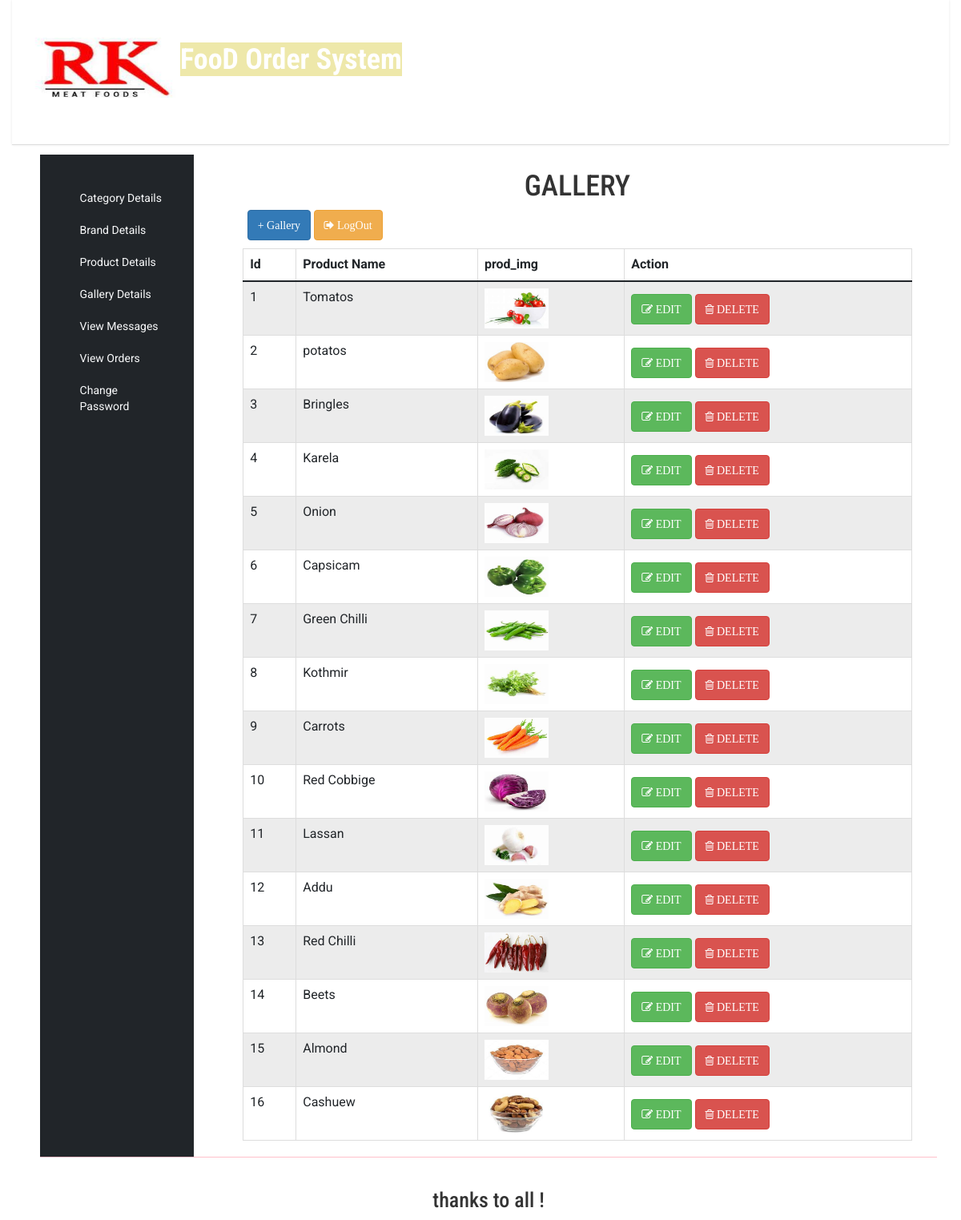
Screenshot of /Admin/gallery.php with the database file from the repository.
### tables this page shows
CREATE TABLE `gallery` (
  `g_id` int(20) NOT NULL,
  `gname` varchar(30) NOT NULL,
  `prod_img` varchar(30) NOT NULL
);

### Admin/gallery.php (the view, shortened to what this page needs)
<html>
<head>
	<link rel="stylesheet" type="text/css" href="bootstrap/css/bootstrap.min.css">
	<link rel="stylesheet" type="text/css" href="bootstrap/css/bootstrap.min.css">
	 <link rel="stylesheet" href="../plugins/bootstrap/bootstrap.min.css">
        <link rel="stylesheet" href="../plugins/ionicons/ionicons.min.css">
        <link rel="stylesheet" href="../plugins/animate-css/animate.css">
        <link rel="stylesheet" href="../plugins/slider/slider.css">
        <link rel="stylesheet" href="../plugins/owl-carousel/owl.carousel.css">
        <link rel="stylesheet" href="../plugins/owl-carousel/owl.theme.css">
        <link rel="stylesheet" href="../plugins/facncybox/jquery.fancybox.css">
        <link rel="stylesheet" href="../css/style.css">
        <link rel="stylesheet" href="../assets/css/font-awesome.min.css">
</head>
<body>
	<div class="container-fluid">
			<?php include('header.php');
		include ('sidebar.php');
		?>
	<div class="col-md-10">
		<div class="container-fluid">
	<h1 class=" text-center">GALLERY</h1>
	<div class="row">
		<div class="col-md-10" style="margin-left:30px;">&nbsp;
			<td style="padding-top:15px;"><a style="" href="addgallery.php" class="btn btn-primary"><span style="padding-top:5px; padding-bottom: 5px;" class="glyphicon glyphicon-plus">&nbsp;Gallery</span></a>
			<a href="../index.php" class=" btn btn-warning"><span style="padding-top:5px; padding-bottom: 5px;"class="fa fa-sign-out">&nbsp;LogOut</span></a></td>
		</div>
		</div>
	</div>
	<div style="margin-top:10px;">
		<table align="center" class="table table-striped table-bordered"id="example" class="display" style="width:90%;">
			<thead>
				<th>Id</th>
				<th>Product Name</th>
				<th>prod_img</th>
				<th>Action</th>
			</thead>
			<tbody>
				<?php
					include('database.php');
					$qry = "select * from gallery order by g_id asc";
					$result = mysqli_query($con,$qry);
					if($result)
					{
						while($row = mysqli_fetch_array($result))
						{
							echo "<tr>";
							echo "<td>".$row['g_id']."</td>";
							echo "<td>".$row['gname']."</td>";
							echo "<td><img src='upload/".$row['prod_img']."' width='80px' height='50px'></td>";
?>
							<td style="padding-top:15px;"><a style="" href="editgallery.php?g_id=<?php echo $row['g_id'];?>" class="btn btn-success" onClick="return confirm('Are you sure you want to Update?')"><span style="padding-top:5px; padding-bottom: 5px;" class="fa fa-pencil-square-o">&nbsp;EDIT</span></a>
							<a href="deletegallery.php?g_id=<?php echo $row['g_id'];?>" class="btn btn-danger" onClick="return confirm('Are you sure you want to delete?')"><span style="padding-top:5px; padding-bottom: 5px;"class="fa fa-trash-o">&nbsp;DELETE</span></a></td>
								  <?php
							echo "</tr>";
					}
				}
				else
				{
					echo mysqli_error($con);
				}
			?>
			</tbody>
		</table>
	</div>
</div>
<div class="row">
	<div class="col-md-12">
		<?php include('footer.php'); ?>
	</div>
</div>	</body>
</html>

### css/style.css (style rules this page uses)
body { font-family: "Roboto", sans-serif; }
h1, h2, h3, h4, h5, h6 { font-family: "Roboto Condensed", sans-serif; }
body { background: #ffffff; }

### rows the page displays
gallery: g_id "1", gname "Tomatos", prod_img (picture)
gallery: g_id "2", gname "potatos", prod_img (picture)
gallery: g_id "3", gname "Bringles", prod_img (picture)
gallery: g_id "4", gname "Karela", prod_img (picture)
gallery: g_id "5", gname "Onion", prod_img (picture)
gallery: g_id "6", gname "Capsicam", prod_img (picture)
gallery: g_id "7", gname "Green Chilli", prod_img (picture)
gallery: g_id "8", gname "Kothmir", prod_img (picture)
gallery: g_id "9", gname "Carrots", prod_img (picture)
gallery: g_id "10", gname "Red Cobbige", prod_img (picture)
gallery: g_id "11", gname "Lassan", prod_img (picture)
gallery: g_id "12", gname "Addu", prod_img (picture)
gallery: g_id "13", gname "Red Chilli", prod_img (picture)
gallery: g_id "14", gname "Beets", prod_img (picture)
gallery: g_id "15", gname "Almond", prod_img (picture)
gallery: g_id "16", gname "Cashuew", prod_img (picture)
